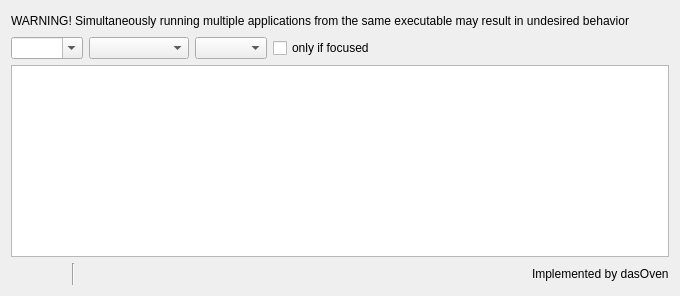
     <widget class="QWidget" name="executableTab">
      <property name="cursor">
       <cursorShape>ArrowCursor</cursorShape>
      </property>
      <attribute name="title">
       <string notr="true">Executable</string>
      </attribute>
      <layout class="QVBoxLayout" name="verticalLayout_11">
       <item>
        <layout class="QHBoxLayout" name="horizontalLayout_24">
         <item>
          <widget class="QLabel" name="label_24">
           <property name="toolTip">
            <string/>
           </property>
           <property name="text">
            <string>&lt;html&gt;&lt;head/&gt;&lt;body&gt;&lt;p&gt;WARNING! Simultaneously running multiple applications from the same executable may result in undesired behavior&lt;/p&gt;&lt;/body&gt;&lt;/html&gt;</string>
           </property>
           <property name="textFormat">
            <enum>Qt::AutoText</enum>
           </property>
           <property name="openExternalLinks">
            <bool>false</bool>
           </property>
          </widget>
         </item>
         <item>
          <spacer name="horizontalSpacer_22">
           <property name="orientation">
            <enum>Qt::Horizontal</enum>
           </property>
           <property name="sizeHint" stdset="0">
            <size>
             <width>40</width>
             <height>20</height>
            </size>
           </property>
          </spacer>
         </item>
        </layout>
       </item>
       <item>
        <layout class="QHBoxLayout" name="horizontalLayout_23">
         <item>
          <widget class="QComboBox" name="executable">
           <property name="editable">
            <bool>true</bool>
           </property>
           <property name="maxVisibleItems">
            <number>20</number>
           </property>
          </widget>
         </item>
         <item>
          <widget class="QComboBox" name="executableScenes">
           <property name="minimumSize">
            <size>
             <width>100</width>
             <height>0</height>
            </size>
           </property>
          </widget>
         </item>
         <item>
          <widget class="QComboBox" name="executableTransitions"/>
         </item>
         <item>
          <widget class="QCheckBox" name="requiresFocusCheckBox">
           <property name="text">
            <string>only if focused</string>
           </property>
           <property name="autoRepeatInterval">
            <number>100</number>
           </property>
          </widget>
         </item>
         <item>
          <spacer name="horizontalSpacer_21">
           <property name="orientation">
            <enum>Qt::Horizontal</enum>
           </property>
           <property name="sizeHint" stdset="0">
            <size>
             <width>40</width>
             <height>20</height>
            </size>
           </property>
          </spacer>
         </item>
        </layout>
       </item>
       <item>
        <widget class="QListWidget" name="executables">
         <property name="enabled">
          <bool>true</bool>
         </property>
         <property name="sortingEnabled">
          <bool>false</bool>
         </property>
        </widget>
       </item>
       <item>
        <layout class="QHBoxLayout" name="horizontalLayout_22">
         <item>
          <widget class="QPushButton" name="executableAdd">
           <property name="maximumSize">
            <size>
             <width>22</width>
             <height>22</height>
            </size>
           </property>
           <property name="flat">
            <bool>true</bool>
           </property>
           <property name="themeID" stdset="0">
            <string notr="true">addIconSmall</string>
           </property>
          </widget>
         </item>
         <item>
          <widget class="QPushButton" name="executableRemove">
           <property name="maximumSize">
            <size>
             <width>22</width>
             <height>22</height>
            </size>
           </property>
           <property name="flat">
            <bool>true</bool>
           </property>
           <property name="themeID" stdset="0">
            <string notr="true">removeIconSmall</string>
           </property>
          </widget>
         </item>
         <item>
          <spacer name="horizontalSpacer_45">
           <property name="orientation">
            <enum>Qt::Horizontal</enum>
           </property>
           <property name="sizeType">
            <enum>QSizePolicy::Fixed</enum>
           </property>
           <property name="sizeHint" stdset="0">
            <size>
             <width>5</width>
             <height>20</height>
            </size>
           </property>
          </spacer>
         </item>
         <item>
          <widget class="Line" name="line_11">
           <property name="orientation">
            <enum>Qt::Vertical</enum>
           </property>
          </widget>
         </item>
         <item>
          <spacer name="horizontalSpacer_44">
           <property name="orientation">
            <enum>Qt::Horizontal</enum>
           </property>
           <property name="sizeType">
            <enum>QSizePolicy::Fixed</enum>
           </property>
           <property name="sizeHint" stdset="0">
            <size>
             <width>5</width>
             <height>20</height>
            </size>
           </property>
          </spacer>
         </item>
         <item>
          <widget class="QPushButton" name="executableUp">
           <property name="maximumSize">
            <size>
             <width>22</width>
             <height>22</height>
            </size>
           </property>
           <property name="text">
            <string/>
           </property>
           <property name="icon">
            <iconset>
             <normaloff>../../../forms/images/up.svg</normaloff>../../../forms/images/up.svg</iconset>
           </property>
           <property name="flat">
            <bool>true</bool>
           </property>
           <property name="themeID" stdset="0">
            <string>upArrowIconSmall</string>
           </property>
          </widget>
         </item>
         <item>
          <widget class="QPushButton" name="executableDown">
           <property name="maximumSize">
            <size>
             <width>22</width>
             <height>22</height>
            </size>
           </property>
           <property name="text">
            <string/>
           </property>
           <property name="icon">
            <iconset>
             <normaloff>../../../forms/images/down.svg</normaloff>../../../forms/images/down.svg</iconset>
           </property>
           <property name="flat">
            <bool>true</bool>
           </property>
           <property name="themeID" stdset="0">
            <string>downArrowIconSmall</string>
           </property>
          </widget>
         </item>
         <item>
          <spacer name="horizontalSpacer_20">
           <property name="orientation">
            <enum>Qt::Horizontal</enum>
           </property>
           <property name="sizeHint" stdset="0">
            <size>
             <width>40</width>
             <height>20</height>
            </size>
           </property>
          </spacer>
         </item>
         <item>
          <widget class="QLabel" name="label_25">
           <property name="text">
            <string>Implemented by dasOven</string>
           </property>
          </widget>
         </item>
        </layout>
       </item>
      </layout>
     </widget>
